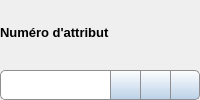
    <widget class="QWidget" name="attribute_widget" native="true">
     <layout class="QVBoxLayout" name="verticalLayout_4">
      <property name="leftMargin">
       <number>0</number>
      </property>
      <property name="topMargin">
       <number>0</number>
      </property>
      <property name="rightMargin">
       <number>0</number>
      </property>
      <property name="bottomMargin">
       <number>0</number>
      </property>
      <item>
       <widget class="QLabel" name="number_title">
        <property name="font">
         <font>
          <family>Segoe UI</family>
          <pointsize>10</pointsize>
          <weight>75</weight>
          <bold>true</bold>
         </font>
        </property>
        <property name="text">
         <string>Numéro d'attribut</string>
        </property>
       </widget>
      </item>
      <item>
       <layout class="QHBoxLayout" name="attribute_layer">
        <property name="spacing">
         <number>0</number>
        </property>
        <item>
         <widget class="QComboBox" name="attribute_combo">
          <property name="minimumSize">
           <size>
            <width>100</width>
            <height>30</height>
           </size>
          </property>
          <property name="maximumSize">
           <size>
            <width>16777215</width>
            <height>30</height>
           </size>
          </property>
          <property name="font">
           <font>
            <family>Segoe UI</family>
            <pointsize>10</pointsize>
           </font>
          </property>
          <property name="focusPolicy">
           <enum>Qt::StrongFocus</enum>
          </property>
          <property name="styleSheet">
           <string notr="true">QComboBox { border: 1px solid #8f8f91; border-right-width: 0px; padding-right: 1px; border-top-left-radius:5px; border-bottom-left-radius:5px; padding-left: 5px; }
QComboBox::drop-down{width: 27px; padding-left: 1px; padding-right: 1px; background-color: #FFFFFF; }
QComboBox::drop-down:hover{border: 1px solid #8f8f91; border-top-width: 0px; border-bottom-width: 0px; padding: 0px; background-color: qlineargradient(spread:pad, x1:0, y1:0, x2:0, y2:1, stop:0 #F8F8F8, stop:1 #8FADCC); }
QComboBox::drop-down:pressed{border: 1px solid #8f8f91; border-top-width: 0px; border-bottom-width: 0px; padding: 0px; background-color: qlineargradient(spread:pad, x1:0, y1:0, x2:0, y2:1, stop:0 #8FADCC, stop:1 #F8F8F8); }
QComboBox::down-arrow {image: url(:/Images/spin_down.svg); width: 12px; height: 12px; }
QComboBox QAbstractItemView{background-color:#FFFFFF; }
QFontComboBox QAbstractItemView::item:hover {background: #BAD0E7; }</string>
          </property>
          <property name="editable">
           <bool>false</bool>
          </property>
         </widget>
        </item>
        <item>
         <widget class="QPushButton" name="attribute_show_bt">
          <property name="minimumSize">
           <size>
            <width>30</width>
            <height>30</height>
           </size>
          </property>
          <property name="maximumSize">
           <size>
            <width>30</width>
            <height>30</height>
           </size>
          </property>
          <property name="toolTip">
           <string>Ajout attribut</string>
          </property>
          <property name="styleSheet">
           <string notr="true">QPushButton{border: 1px solid #8f8f91; border-right-width: 0px; background-color: qlineargradient(spread:pad, x1:0, y1:0, x2:0, y2:1, stop:0 #FFFFFF, stop:1 #BAD0E7); }
QPushButton:hover{background-color: qlineargradient(spread:pad, x1:0, y1:0, x2:0, y2:1, stop:0 #F8F8F8, stop:1 #8FADCC); }
QPushButton:pressed{background-color: qlineargradient(spread:pad, x1:0, y1:0, x2:0, y2:1, stop:0 #8FADCC, stop:1 #F8F8F8); }</string>
          </property>
          <property name="icon">
           <iconset resource="../icones/icons.qrc">
            <normaloff>:/Images/attribute_add.png</normaloff>:/Images/attribute_add.png</iconset>
          </property>
          <property name="iconSize">
           <size>
            <width>18</width>
            <height>18</height>
           </size>
          </property>
         </widget>
        </item>
        <item>
         <widget class="QPushButton" name="library_show_bt">
          <property name="minimumSize">
           <size>
            <width>30</width>
            <height>30</height>
           </size>
          </property>
          <property name="maximumSize">
           <size>
            <width>30</width>
            <height>30</height>
           </size>
          </property>
          <property name="font">
           <font>
            <family>Segoe UI</family>
            <pointsize>9</pointsize>
           </font>
          </property>
          <property name="toolTip">
           <string>Bible externe</string>
          </property>
          <property name="styleSheet">
           <string notr="true">QPushButton{border: 1px solid #8f8f91; border-right-width: 0px; background-color: qlineargradient(spread:pad, x1:0, y1:0, x2:0, y2:1, stop:0 #FFFFFF, stop:1 #BAD0E7); }
QPushButton:hover{background-color: qlineargradient(spread:pad, x1:0, y1:0, x2:0, y2:1, stop:0 #F8F8F8, stop:1 #8FADCC); }
QPushButton:pressed{background-color: qlineargradient(spread:pad, x1:0, y1:0, x2:0, y2:1, stop:0 #8FADCC, stop:1 #F8F8F8); }</string>
          </property>
          <property name="text">
           <string/>
          </property>
          <property name="icon">
           <iconset resource="../icones/icons.qrc">
            <normaloff>:/Images/external_bdd_show.svg</normaloff>:/Images/external_bdd_show.svg</iconset>
          </property>
          <property name="iconSize">
           <size>
            <width>18</width>
            <height>18</height>
           </size>
          </property>
         </widget>
        </item>
        <item>
         <widget class="QPushButton" name="attribute_reset">
          <property name="minimumSize">
           <size>
            <width>30</width>
            <height>30</height>
           </size>
          </property>
          <property name="maximumSize">
           <size>
            <width>30</width>
            <height>30</height>
           </size>
          </property>
          <property name="styleSheet">
           <string notr="true">QPushButton{border: 1px solid #8f8f91; border-top-right-radius:5px ; border-bottom-right-radius:5px; background-color: qlineargradient(spread:pad, x1:0, y1:0, x2:0, y2:1, stop:0 #FFFFFF, stop:1 #BAD0E7); }
QPushButton:hover{background-color: qlineargradient(spread:pad, x1:0, y1:0, x2:0, y2:1, stop:0 #F8F8F8, stop:1 #8FADCC); }
QPushButton:pressed{background-color: qlineargradient(spread:pad, x1:0, y1:0, x2:0, y2:1, stop:0 #8FADCC, stop:1 #F8F8F8); }</string>
          </property>
          <property name="text">
           <string/>
          </property>
          <property name="icon">
           <iconset resource="../icones/icons.qrc">
            <normaloff>:/Images/reset.svg</normaloff>:/Images/reset.svg</iconset>
          </property>
          <property name="iconSize">
           <size>
            <width>18</width>
            <height>18</height>
           </size>
          </property>
         </widget>
        </item>
       </layout>
      </item>
     </layout>
    </widget>
